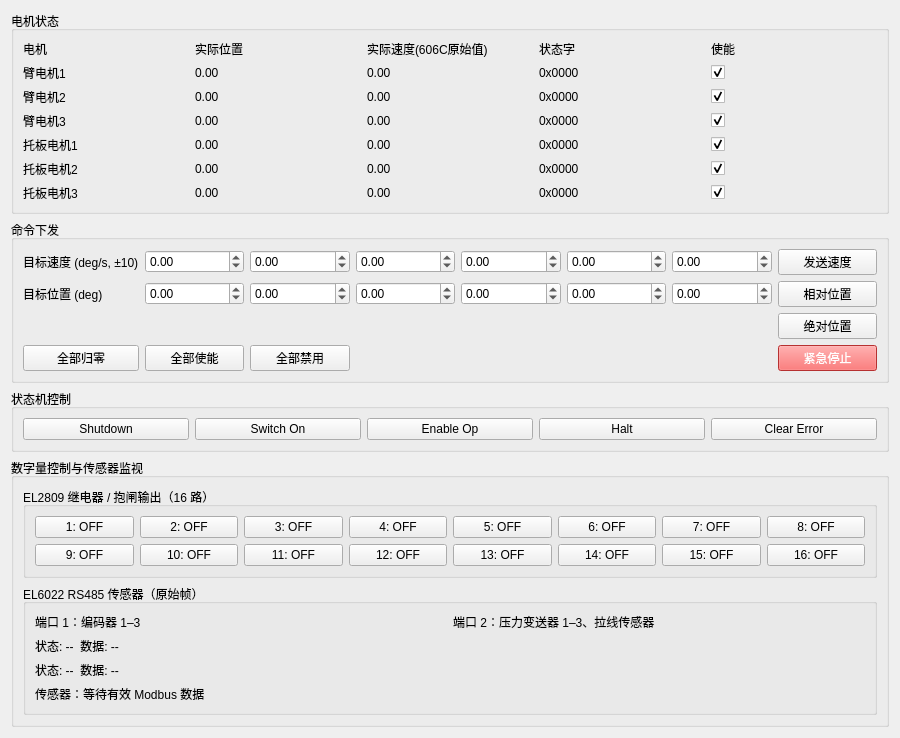
<?xml version="1.0" encoding="UTF-8"?>
<ui version="4.0">
 <class>ArmWidget</class>
 <widget class="QWidget" name="ArmWidget">
  <property name="geometry">
   <rect>
    <x>0</x>
    <y>0</y>
    <width>900</width>
    <height>600</height>
   </rect>
  </property>
  <property name="windowTitle">
   <string>机械臂控制</string>
  </property>
  <layout class="QVBoxLayout" name="verticalLayout">
   <item>
    <widget class="QGroupBox" name="groupBoxStatus">
     <property name="title">
      <string>电机状态</string>
     </property>
     <layout class="QGridLayout" name="gridLayoutStatus">
      <item row="0" column="0">
       <widget class="QLabel" name="label">
        <property name="text">
         <string>电机</string>
        </property>
       </widget>
      </item>
      <item row="0" column="1">
       <widget class="QLabel" name="label_2">
        <property name="text">
         <string>实际位置</string>
        </property>
       </widget>
      </item>
      <item row="0" column="2">
       <widget class="QLabel" name="label_3">
        <property name="text">
         <string>实际速度(606C原始值)</string>
        </property>
       </widget>
      </item>
      <item row="0" column="3">
       <widget class="QLabel" name="label_4">
        <property name="text">
         <string>状态字</string>
        </property>
       </widget>
      </item>
      <item row="0" column="4">
       <widget class="QLabel" name="label_7">
        <property name="text">
         <string>使能</string>
        </property>
       </widget>
      </item>
      <item row="1" column="0">
       <widget class="QLabel" name="labelMotor0">
        <property name="text">
         <string>臂电机1</string>
        </property>
       </widget>
      </item>
      <item row="1" column="1">
       <widget class="QLabel" name="labelActualPos0">
        <property name="text">
         <string>0.00</string>
        </property>
       </widget>
      </item>
      <item row="1" column="2">
       <widget class="QLabel" name="labelActualVel0">
        <property name="text">
         <string>0.00</string>
        </property>
       </widget>
      </item>
      <item row="1" column="3">
       <widget class="QLabel" name="labelStatus0">
        <property name="text">
         <string>0x0000</string>
        </property>
       </widget>
      </item>
      <item row="1" column="4">
       <widget class="QCheckBox" name="checkEnable0">
        <property name="text">
         <string/>
        </property>
        <property name="checked">
         <bool>true</bool>
        </property>
       </widget>
      </item>
      <item row="2" column="0">
       <widget class="QLabel" name="labelMotor1">
        <property name="text">
         <string>臂电机2</string>
        </property>
       </widget>
      </item>
      <item row="2" column="1">
       <widget class="QLabel" name="labelActualPos1">
        <property name="text">
         <string>0.00</string>
        </property>
       </widget>
      </item>
      <item row="2" column="2">
       <widget class="QLabel" name="labelActualVel1">
        <property name="text">
         <string>0.00</string>
        </property>
       </widget>
      </item>
      <item row="2" column="3">
       <widget class="QLabel" name="labelStatus1">
        <property name="text">
         <string>0x0000</string>
        </property>
       </widget>
      </item>
      <item row="2" column="4">
       <widget class="QCheckBox" name="checkEnable1">
        <property name="text">
         <string/>
        </property>
        <property name="checked">
         <bool>true</bool>
        </property>
       </widget>
      </item>
      <item row="3" column="0">
       <widget class="QLabel" name="labelMotor2">
        <property name="text">
         <string>臂电机3</string>
        </property>
       </widget>
      </item>
      <item row="3" column="1">
       <widget class="QLabel" name="labelActualPos2">
        <property name="text">
         <string>0.00</string>
        </property>
       </widget>
      </item>
      <item row="3" column="2">
       <widget class="QLabel" name="labelActualVel2">
        <property name="text">
         <string>0.00</string>
        </property>
       </widget>
      </item>
      <item row="3" column="3">
       <widget class="QLabel" name="labelStatus2">
        <property name="text">
         <string>0x0000</string>
        </property>
       </widget>
      </item>
      <item row="3" column="4">
       <widget class="QCheckBox" name="checkEnable2">
        <property name="text">
         <string/>
        </property>
        <property name="checked">
         <bool>true</bool>
        </property>
       </widget>
      </item>
      <item row="4" column="0">
       <widget class="QLabel" name="labelMotor3">
        <property name="text">
         <string>托板电机1</string>
        </property>
       </widget>
      </item>
      <item row="4" column="1">
       <widget class="QLabel" name="labelActualPos3">
        <property name="text">
         <string>0.00</string>
        </property>
       </widget>
      </item>
      <item row="4" column="2">
       <widget class="QLabel" name="labelActualVel3">
        <property name="text">
         <string>0.00</string>
        </property>
       </widget>
      </item>
      <item row="4" column="3">
       <widget class="QLabel" name="labelStatus3">
        <property name="text">
         <string>0x0000</string>
        </property>
       </widget>
      </item>
      <item row="4" column="4">
       <widget class="QCheckBox" name="checkEnable3">
        <property name="text">
         <string/>
        </property>
        <property name="checked">
         <bool>true</bool>
        </property>
       </widget>
      </item>
      <item row="5" column="0">
       <widget class="QLabel" name="labelMotor4">
        <property name="text">
         <string>托板电机2</string>
        </property>
       </widget>
      </item>
      <item row="5" column="1">
       <widget class="QLabel" name="labelActualPos4">
        <property name="text">
         <string>0.00</string>
        </property>
       </widget>
      </item>
      <item row="5" column="2">
       <widget class="QLabel" name="labelActualVel4">
        <property name="text">
         <string>0.00</string>
        </property>
       </widget>
      </item>
      <item row="5" column="3">
       <widget class="QLabel" name="labelStatus4">
        <property name="text">
         <string>0x0000</string>
        </property>
       </widget>
      </item>
      <item row="5" column="4">
       <widget class="QCheckBox" name="checkEnable4">
        <property name="text">
         <string/>
        </property>
        <property name="checked">
         <bool>true</bool>
        </property>
       </widget>
      </item>
      <item row="6" column="0">
       <widget class="QLabel" name="labelMotor5">
        <property name="text">
         <string>托板电机3</string>
        </property>
       </widget>
      </item>
      <item row="6" column="1">
       <widget class="QLabel" name="labelActualPos5">
        <property name="text">
         <string>0.00</string>
        </property>
       </widget>
      </item>
      <item row="6" column="2">
       <widget class="QLabel" name="labelActualVel5">
        <property name="text">
         <string>0.00</string>
        </property>
       </widget>
      </item>
      <item row="6" column="3">
       <widget class="QLabel" name="labelStatus5">
        <property name="text">
         <string>0x0000</string>
        </property>
       </widget>
      </item>
      <item row="6" column="4">
       <widget class="QCheckBox" name="checkEnable5">
        <property name="text">
         <string/>
        </property>
        <property name="checked">
         <bool>true</bool>
        </property>
       </widget>
      </item>
     </layout>
    </widget>
   </item>
   <item>
    <widget class="QGroupBox" name="groupBoxCommand">
     <property name="title">
      <string>命令下发</string>
     </property>
     <layout class="QGridLayout" name="gridLayoutCommand">
      <item row="0" column="0">
       <widget class="QLabel" name="label_5">
        <property name="text">
         <string>目标速度 (deg/s, ±10)</string>
        </property>
       </widget>
      </item>
      <item row="0" column="1">
       <widget class="QDoubleSpinBox" name="spinVel0">
        <property name="decimals">
         <number>2</number>
        </property>
        <property name="minimum">
         <double>-10.000000000000000</double>
        </property>
        <property name="maximum">
         <double>10.000000000000000</double>
        </property>
       </widget>
      </item>
      <item row="0" column="2">
       <widget class="QDoubleSpinBox" name="spinVel1">
        <property name="decimals">
         <number>2</number>
        </property>
        <property name="minimum">
         <double>-10.000000000000000</double>
        </property>
        <property name="maximum">
         <double>10.000000000000000</double>
        </property>
       </widget>
      </item>
      <item row="0" column="3">
       <widget class="QDoubleSpinBox" name="spinVel2">
        <property name="decimals">
         <number>2</number>
        </property>
        <property name="minimum">
         <double>-10.000000000000000</double>
        </property>
        <property name="maximum">
         <double>10.000000000000000</double>
        </property>
       </widget>
      </item>
      <item row="0" column="4">
       <widget class="QDoubleSpinBox" name="spinVel3">
        <property name="decimals">
         <number>2</number>
        </property>
        <property name="minimum">
         <double>-10.000000000000000</double>
        </property>
        <property name="maximum">
         <double>10.000000000000000</double>
        </property>
       </widget>
      </item>
      <item row="0" column="5">
       <widget class="QDoubleSpinBox" name="spinVel4">
        <property name="decimals">
         <number>2</number>
        </property>
        <property name="minimum">
         <double>-10.000000000000000</double>
        </property>
        <property name="maximum">
         <double>10.000000000000000</double>
        </property>
       </widget>
      </item>
      <item row="0" column="6">
       <widget class="QDoubleSpinBox" name="spinVel5">
        <property name="decimals">
         <number>2</number>
        </property>
        <property name="minimum">
         <double>-10.000000000000000</double>
        </property>
        <property name="maximum">
         <double>10.000000000000000</double>
        </property>
       </widget>
      </item>
      <item row="0" column="7">
       <widget class="QPushButton" name="btnSendVel">
        <property name="text">
         <string>发送速度</string>
        </property>
       </widget>
      </item>
      <item row="1" column="0">
       <widget class="QLabel" name="label_6">
        <property name="text">
         <string>目标位置 (deg)</string>
        </property>
       </widget>
      </item>
      <item row="1" column="1">
       <widget class="QDoubleSpinBox" name="spinPos0">
        <property name="decimals">
         <number>2</number>
        </property>
        <property name="minimum">
         <double>-5.000000000000000</double>
        </property>
        <property name="maximum">
         <double>5.000000000000000</double>
        </property>
       </widget>
      </item>
      <item row="1" column="2">
       <widget class="QDoubleSpinBox" name="spinPos1">
        <property name="decimals">
         <number>2</number>
        </property>
        <property name="minimum">
         <double>-5.000000000000000</double>
        </property>
        <property name="maximum">
         <double>5.000000000000000</double>
        </property>
       </widget>
      </item>
      <item row="1" column="3">
       <widget class="QDoubleSpinBox" name="spinPos2">
        <property name="decimals">
         <number>2</number>
        </property>
        <property name="minimum">
         <double>-5.000000000000000</double>
        </property>
        <property name="maximum">
         <double>5.000000000000000</double>
        </property>
       </widget>
      </item>
      <item row="1" column="4">
       <widget class="QDoubleSpinBox" name="spinPos3">
        <property name="decimals">
         <number>2</number>
        </property>
        <property name="minimum">
         <double>-5.000000000000000</double>
        </property>
        <property name="maximum">
         <double>5.000000000000000</double>
        </property>
       </widget>
      </item>
      <item row="1" column="5">
       <widget class="QDoubleSpinBox" name="spinPos4">
        <property name="decimals">
         <number>2</number>
        </property>
        <property name="minimum">
         <double>-5.000000000000000</double>
        </property>
        <property name="maximum">
         <double>5.000000000000000</double>
        </property>
       </widget>
      </item>
      <item row="1" column="6">
       <widget class="QDoubleSpinBox" name="spinPos5">
        <property name="decimals">
         <number>2</number>
        </property>
        <property name="minimum">
         <double>-5.000000000000000</double>
        </property>
        <property name="maximum">
         <double>5.000000000000000</double>
        </property>
       </widget>
      </item>
      <item row="1" column="7">
       <widget class="QPushButton" name="btnSendRelaPos">
        <property name="text">
         <string>相对位置</string>
        </property>
       </widget>
      </item>
      <item row="2" column="7">
       <widget class="QPushButton" name="btnSendAbsPos">
        <property name="text">
         <string>绝对位置</string>
        </property>
       </widget>
      </item>
      <item row="3" column="0">
       <widget class="QPushButton" name="btnAllZero">
        <property name="text">
         <string>全部归零</string>
        </property>
       </widget>
      </item>
      <item row="3" column="1">
       <widget class="QPushButton" name="btnEnableAll">
        <property name="text">
         <string>全部使能</string>
        </property>
       </widget>
      </item>
      <item row="3" column="2">
       <widget class="QPushButton" name="btnDisableAll">
        <property name="text">
         <string>全部禁用</string>
        </property>
       </widget>
      </item>
      <item row="3" column="7">
       <widget class="QPushButton" name="btnEmergencyStop">
        <property name="text">
         <string>紧急停止</string>
        </property>
        <property name="styleSheet">
         <string notr="true">background-color: #ff4444; color: white;</string>
        </property>
       </widget>
      </item>
     </layout>
    </widget>
   </item>
   <item>
    <widget class="QGroupBox" name="groupBoxFsa">
     <property name="title">
      <string>状态机控制</string>
     </property>
     <layout class="QHBoxLayout" name="horizontalLayoutFsa">
      <item>
       <widget class="QPushButton" name="btnFsaShutdown">
        <property name="text">
         <string>Shutdown</string>
        </property>
       </widget>
      </item>
      <item>
       <widget class="QPushButton" name="btnFsaSwitchOn">
        <property name="text">
         <string>Switch On</string>
        </property>
       </widget>
      </item>
      <item>
       <widget class="QPushButton" name="btnFsaEnableOp">
        <property name="text">
         <string>Enable Op</string>
        </property>
       </widget>
      </item>
      <item>
       <widget class="QPushButton" name="btnFsaHalt">
        <property name="text">
         <string>Halt</string>
        </property>
       </widget>
      </item>
      <item>
       <widget class="QPushButton" name="btnClearError">
        <property name="text">
         <string>Clear Error</string>
        </property>
       </widget>
      </item>
     </layout>
    </widget>
   </item>
   <item>
    <widget class="QGroupBox" name="groupBoxIO">
     <property name="title"><string>数字量控制与传感器监视</string></property>
     <layout class="QVBoxLayout" name="verticalLayoutIO">
      <item>
       <widget class="QGroupBox" name="groupBoxDigitalOutputs">
        <property name="title"><string>EL2809 继电器 / 抱闸输出（16 路）</string></property>
        <layout class="QGridLayout" name="gridLayoutDigitalOutputs">
         <item row="0" column="0"><widget class="QPushButton" name="buttonOutput0"><property name="text"><string>1: OFF</string></property><property name="checkable"><bool>true</bool></property></widget></item>
         <item row="0" column="1"><widget class="QPushButton" name="buttonOutput1"><property name="text"><string>2: OFF</string></property><property name="checkable"><bool>true</bool></property></widget></item>
         <item row="0" column="2"><widget class="QPushButton" name="buttonOutput2"><property name="text"><string>3: OFF</string></property><property name="checkable"><bool>true</bool></property></widget></item>
         <item row="0" column="3"><widget class="QPushButton" name="buttonOutput3"><property name="text"><string>4: OFF</string></property><property name="checkable"><bool>true</bool></property></widget></item>
         <item row="0" column="4"><widget class="QPushButton" name="buttonOutput4"><property name="text"><string>5: OFF</string></property><property name="checkable"><bool>true</bool></property></widget></item>
         <item row="0" column="5"><widget class="QPushButton" name="buttonOutput5"><property name="text"><string>6: OFF</string></property><property name="checkable"><bool>true</bool></property></widget></item>
         <item row="0" column="6"><widget class="QPushButton" name="buttonOutput6"><property name="text"><string>7: OFF</string></property><property name="checkable"><bool>true</bool></property></widget></item>
         <item row="0" column="7"><widget class="QPushButton" name="buttonOutput7"><property name="text"><string>8: OFF</string></property><property name="checkable"><bool>true</bool></property></widget></item>
         <item row="1" column="0"><widget class="QPushButton" name="buttonOutput8"><property name="text"><string>9: OFF</string></property><property name="checkable"><bool>true</bool></property></widget></item>
         <item row="1" column="1"><widget class="QPushButton" name="buttonOutput9"><property name="text"><string>10: OFF</string></property><property name="checkable"><bool>true</bool></property></widget></item>
         <item row="1" column="2"><widget class="QPushButton" name="buttonOutput10"><property name="text"><string>11: OFF</string></property><property name="checkable"><bool>true</bool></property></widget></item>
         <item row="1" column="3"><widget class="QPushButton" name="buttonOutput11"><property name="text"><string>12: OFF</string></property><property name="checkable"><bool>true</bool></property></widget></item>
         <item row="1" column="4"><widget class="QPushButton" name="buttonOutput12"><property name="text"><string>13: OFF</string></property><property name="checkable"><bool>true</bool></property></widget></item>
         <item row="1" column="5"><widget class="QPushButton" name="buttonOutput13"><property name="text"><string>14: OFF</string></property><property name="checkable"><bool>true</bool></property></widget></item>
         <item row="1" column="6"><widget class="QPushButton" name="buttonOutput14"><property name="text"><string>15: OFF</string></property><property name="checkable"><bool>true</bool></property></widget></item>
         <item row="1" column="7"><widget class="QPushButton" name="buttonOutput15"><property name="text"><string>16: OFF</string></property><property name="checkable"><bool>true</bool></property></widget></item>
        </layout>
       </widget>
      </item>
      <item>
       <widget class="QGroupBox" name="groupBoxSensors">
        <property name="title"><string>EL6022 RS485 传感器（原始帧）</string></property>
        <layout class="QGridLayout" name="gridLayoutSensors">
         <item row="0" column="0"><widget class="QLabel" name="labelEncoderPort"><property name="text"><string>端口 1：编码器 1–3</string></property></widget></item>
         <item row="0" column="1"><widget class="QLabel" name="labelPressurePort"><property name="text"><string>端口 2：压力变送器 1–3、拉线传感器</string></property></widget></item>
         <item row="1" column="0" colspan="2"><widget class="QLabel" name="labelSerialStatus0"><property name="text"><string>状态: --  数据: --</string></property><property name="textInteractionFlags"><set>Qt::TextSelectableByMouse</set></property></widget></item>
         <item row="2" column="0" colspan="2"><widget class="QLabel" name="labelSerialStatus1"><property name="text"><string>状态: --  数据: --</string></property><property name="textInteractionFlags"><set>Qt::TextSelectableByMouse</set></property></widget></item>
         <item row="3" column="0" colspan="2"><widget class="QLabel" name="labelSensorValues"><property name="text"><string>传感器：等待有效 Modbus 数据</string></property><property name="textInteractionFlags"><set>Qt::TextSelectableByMouse</set></property></widget></item>
        </layout>
       </widget>
      </item>
     </layout>
    </widget>
   </item>
  </layout>
 </widget>
 <resources/>
 <connections/>
</ui>
